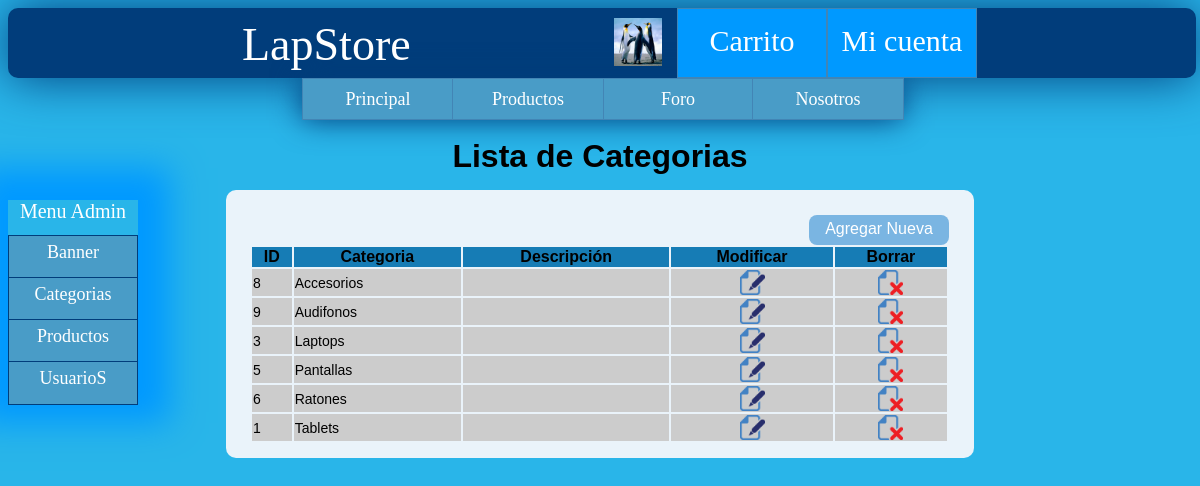
/adm_categoria_lista.php (signed in), run on the app's committed database.
### tables this page shows
CREATE TABLE IF NOT EXISTS `categoria` (
  `categoriaId` int(11) NOT NULL AUTO_INCREMENT,
  `nombre` varchar(200) DEFAULT NULL,
  `cantidad` int(11) NOT NULL,
  `url_icono` varchar(200) DEFAULT NULL,
  `descripcion` varchar(1000) NOT NULL,
  PRIMARY KEY (`categoriaId`)
);

### include_php/DB/conexionGeneral.php (called while the page is built, shortened)
<?php
    function selecionarBD($conexion) {
        return mysql_select_db($GLOBALS["base_datos"], $conexion);
    }
    function ejecutarConsulta($query,$onexion) {
        return mysql_query($query, $onexion);
    }
    function cerrarConexion($conexion) {
        return @mysql_close($conexion);
    }
?>

### include_php/DB/catalogoDB.php (called while the page is built, shortened)
<?php
include_once 'conexionGeneral.php';
function obtenerTodasCategorias() {
    $conexion = abrirConexion();
    $sql = "SELECT * FROM categoria ORDER BY nombre ASC";
    $resultado_peticion = ejecutarConsulta($sql, $conexion);
    $indice = 0;
    $categorias = array();
    while ($fila = mysql_fetch_array($resultado_peticion)) {
        $indice++;
        $categorias[$indice] = $fila;
    }
    return $categorias;
}
?>

### include_php/_gestion_catalogo.php (the view, shortened to what this page needs)
<?php
include_once 'DB/catalogoDB.php';
function listarCategoriasMenu() {
    $SALTO = "\n";
    $categorias = obtenerTodasCategorias();
    $cadena_post = "";
    if (count($categorias) > 0) {
        $cadena_post .='            <ul>' . $SALTO;
    }
    foreach ($categorias as $categoria) {
        $cadena_post .='                <li><a href="categoria.php?categoriaId=' . $categoria['categoriaId'] . '">' . $categoria['nombre'] . '</a></li>' . $SALTO;
    }
    if ($cadena_post != "") {
        $cadena_post .='            </ul>' . $SALTO;
    }
    return $cadena_post;
}
function listarCategoriasOpciones() {
    $SALTO = "\n";
    $categorias = obtenerTodasCategorias();
    $cadena_post = "";
    $index = 1;
    foreach ($categorias as $categoria) {
        $class = "";
        if ($index % 2 == 0)
            $class = "par";
        $cadena_post .='            <tr class="' . $class . '">' . $SALTO;
        $cadena_post .='                <td>' . $categoria['categoriaId'] . '</td>' . $SALTO;
        $cadena_post .='                <td>' . $categoria['nombre'] . '</td>' . $SALTO;
        $cadena_post .='                <td>' . $categoria['descripcion'] . '</td>' . $SALTO;
        $cadena_post .='                <td class="editar"><a href="adm_categoria_modificar.php?categoriaId=' . $categoria['categoriaId'] . '"><img src="img/utileria/editar.png" alt="Editar"/></a></td>' . $SALTO;
        $cadena_post .='               	<td class="borrar"><a   onclick = "confirmarEliminacionCategoria(' . $categoria['categoriaId'] . ')" href="#"><img src="img/utileria/borrar.png" alt="Borrar"/></a></td>' . $SALTO;
        $cadena_post .='            </tr>' . $SALTO;
        $index++;
    }
    return $cadena_post;
}
?>

### css/css_plantilla.css (style rules this page uses)
body { overflow-y:scroll; background:#29B5E9; font-family:Arial, Helvetica, sans-serif; }
a { text-decoration:none; }
img[alt] { font-size: 9px; }

### css/css_menu_adm.css (style rules this page uses)
ul,a { margin: 0px; padding: 0px; outline: 0; }

### css/css_tablas.css (style rules this page uses)
div.tabla table tr.par { background:#7AB5E2; }
div.tabla table tr td.borrar,div.tabla table tr td.editar { text-align:center; }
div.tabla table tr td img { width:25px; height:25px; }
div.tabla table tr td { font-size:14px; background:#CCC; }

### data on the page
categoria: categoriaId "8", nombre "Accesorios"
categoria: categoriaId "9", nombre "Audifonos"
categoria: categoriaId "3", nombre "Laptops"
categoria: categoriaId "5", nombre "Pantallas"
categoria: categoriaId "6", nombre "Ratones"
categoria: categoriaId "1", nombre "Tablets"
